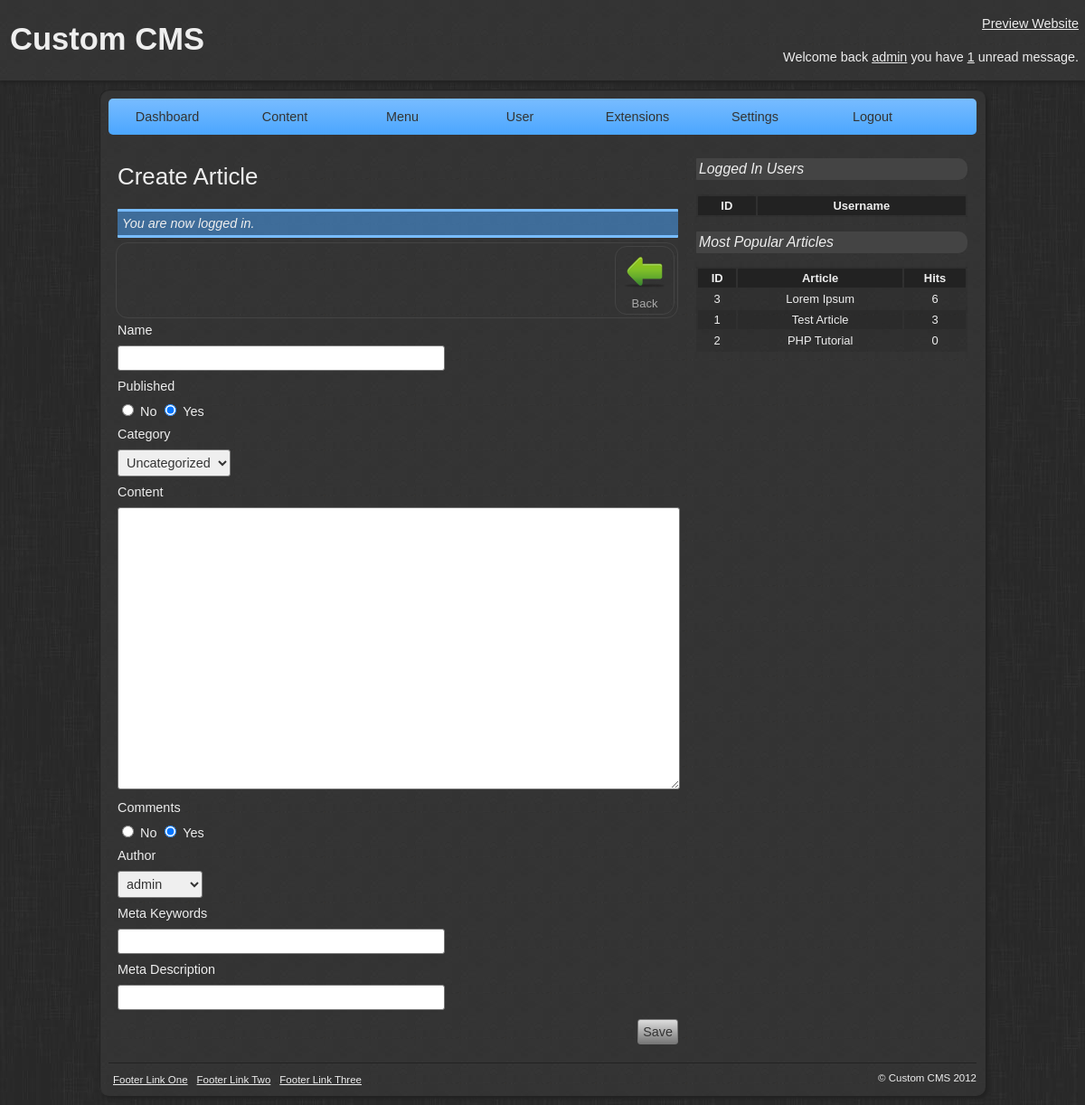
The app's page /admin/create-article.php (signed in) with its own data.
### tables this page shows
CREATE TABLE IF NOT EXISTS `tbl_articles` (
  `id` int(11) NOT NULL AUTO_INCREMENT,
  `author` int(11) NOT NULL,
  `category` int(11) NOT NULL,
  `name` varchar(255) NOT NULL,
  `content` text NOT NULL,
  `keywords` varchar(100) NOT NULL,
  `description` varchar(100) NOT NULL,
  `hits` int(11) NOT NULL,
  `published` int(1) NOT NULL,
  `comments` int(1) NOT NULL,
  `date_modified` datetime NOT NULL,
  `date_created` datetime NOT NULL,
  PRIMARY KEY (`id`)
);

### library/core/mysql.php (called while the page is built, shortened)
<?php
class MySQL {
	private $connection;
	public function open_connection() {
		$this->connection = mysql_connect(DATABASE_SERVER, DATABASE_USERNAME, DATABASE_PASSWORD);
		if(!$this->connection) {
			die("MySQL connection failed: " . mysql_error());
		} else {
			$db_select = mysql_select_db(DATABASE_NAME, $this->connection);
		}
	}
	public function query($sql) {
		$result = mysql_query($sql, $this->connection);
		return $result;
	}
	public function fetch_array($result) {
		return mysql_fetch_array($result);
	}
}
$database = new MySQL();
?>

### library/core/core.php (called while the page is built, shortened)
<?php
class Core {
	protected static $table_name;
	public static function instantiate($record) {
		$object = new $class_name;
		foreach($record as $attribute => $value) {
			if($object->has_attribute($attribute)) {
				$object->$attribute = $value;
			}
		}
		return $object;
	}
	public static function find_all() {
		return static::find_by_sql("SELECT * FROM " . DATABASE_TBL_PREFIX . static::$table_name . " ORDER BY id ASC");
	}
	public static function find_by_id($id=0) {
		$result_array = static::find_by_sql("SELECT * FROM " . DATABASE_TBL_PREFIX . static::$table_name . " WHERE id={$id} LIMIT 1");
		return !empty($result_array) ? array_shift($result_array) : false;
	}
	public static function find_by_sql($sql="") {
		global $database;
		$result = $database->query($sql);
		$object_array = array();
		while($row = $database->fetch_array($result)) {
			$object_array[] = static::instantiate($row);
		}
		return $object_array;
	}
	private function has_attribute($attribute) {
		$object_vars = get_object_vars($this);
		return array_key_exists($attribute, $object_vars);
	}
}
?>

### library/core/permission.php (called while the page is built, shortened)
<?php
class Permission extends Core {
	public static function access($access) {
		global $session;
		$user = User::find_by_id($session->user_id);
	}
}
?>

### library/core/session.php (called while the page is built, shortened)
<?php
class Session {
	private function check_login() {
		if(isset($_SESSION['user_id'])) {
			$this->user_id = $_SESSION['user_id'];
			$this->logged_in = true;
		} else {
			unset($this->user_id);
			$this->logged_in = false;
		}
	}
}
$session = new Session();
?>

### library/core/article.php (called while the page is built, shortened)
<?php
class Article extends Core {
	public static $table_name = 'articles';
	public static function most_popular($number = 3) {
		return static::find_by_sql("SELECT * FROM " . DATABASE_TBL_PREFIX . self::$table_name . " ORDER BY hits DESC LIMIT {$number}");
	}
}
?>

### admin/create-article.php (the view, shortened to what this page needs)
<?php
require_once('../library/load.php');
Permission::access(4);
require(ADMIN_TEMPLATE.'header.php');
?>
<div class="toolbar">
    <a href="./manage-articles.php" class="toolbar-button" title="Back to Manage Articles" onclick="return confirm('Any unsaved changes will be lost. Continue?');"><img src="images/icons/back.png" />Back</a>
</div>
<form action="create-article.php" method="post">
	<label for="name" class="label">Name</label>
	<?php
		if(isset($article->name)) {
			$name = $article->name;
		} else {
			$name = NULL;
		}
	?>
	<input type="text" name="name" id="name" class="textbox input" value="<?php echo $name; ?>" />
	<label for="published" class="label">Published</label>
	<?php
		if(isset($article->published)) {
			if($article->published == 0) {
				$published1 = ' checked';
				$published2 = NULL;
			} else {
				$published1 = NULL;
				$published2 = ' checked';
			}
		} else {
			$published1 = NULL;
			$published2 = ' checked';
		}
	?>
	<input type="radio" name="published" id="published1" class="radio input" value="0"<?php echo $published1; ?> />
	<label for="published1" class="radiolabel">No</label>
	<input type="radio" name="published" id="published2" class="radio input" value="1"<?php echo $published2; ?> />
	<label for="published2" class="radiolabel">Yes</label>
	<label for="category" class="label">Category</label>
	<select name="category" id="category" class="select input">
		<?php
			$categories = Category::find_all();
			foreach($categories as $category):
		?>
		<option value="<?php echo $category->id; ?>"><?php echo $category->name; ?></option>
		<?php endforeach; ?>
	</select>
	<label for="content" class="label">Content</label>
	<?php
		if(isset($article->content)) {
			$content = $article->content;
		} else {
			$content = NULL;
		}
	?>
	<textarea name="content" id="content" class="textarea input editor"><?php echo $content; ?></textarea>
	<label for="comments" class="label">Comments</label>
	<?php
		if(isset($article->comments)) {
			if($article->comments == 0) {
				$comments1 = ' checked';
				$comments2 = NULL;
			} else {
				$comments1 = NULL;
				$comments2 = ' checked';
			}
		} else {
			$comments1 = NULL;
			$comments2 = ' checked';
		}
	?>
	<input type="radio" name="comments" id="comments1" class="radio input" value="0"<?php echo $comments1; ?> />
	<label for="comments1" class="radiolabel">No</label>
	<input type="radio" name="comments" id="comments2" class="radio input" value="1"<?php echo $comments2; ?> />
	<label for="comments2" class="radiolabel">Yes</label>
	<label for="author" class="label">Author</label>
	<select name="author" id="author" class="select input">
		<?php
			$users = User::find_all();
			foreach($users as $user):
			if($session->user_id == $user->id) {
				$selected = ' selected';
			} else {
				$selected = NULL;
			}
		?>
		<option value="<?php echo $user->id; ?>" <?php echo $selected; ?>><?php echo $user->username; ?></option>
		<?php endforeach; ?>
	</select>
	<label for="keywords" class="label">Meta Keywords</label>
	<?php
		if(isset($article->keywords)) {
			$keywords = $article->keywords;
		} else {
			$keywords = NULL;
		}
	?>
	<input type="text" name="keywords" id="keywords" class="textbox input" value="<?php echo $keywords; ?>" />
	<label for="description" class="label">Meta Description</label>
	<?php
		if(isset($article->description)) {
			$description = $article->description;
		} else {
			$description = NULL;
		}
	?>
	<input type="text" name="description" id="description" class="textbox input" value="<?php echo $description; ?>" />
	<div class="buttonset">
    	<input type="submit" name="submit" class="button input" value="Save" />
    </div>
</form>
<?php
require(ADMIN_TEMPLATE.'footer.php');
?>

### templates/admin/newdefault/footer.php
</div>
        <div class="sidebar">
        	<h3>Logged In Users</h3>
            <table class="sidebar-table">
            	<tr>
                    <th>ID</th>
                    <th>Username</th>
                </tr>
            </table>
            <h3>Most Popular Articles</h3>
			<table class="sidebar-table">
				<tr>
					<th>ID</th>
					<th>Article</th>
					<th>Hits</th>
				</tr>
				<?php
					$most_popular_articles = Article::most_popular();
					foreach($most_popular_articles as $mpa):
				?>
				<tr>
					<td><?php echo $mpa->id; ?></td>
					<td><?php echo $mpa->name; ?></td>
					<td><?php echo $mpa->hits; ?></td>
				</tr>
				<?php endforeach; ?>
			</table>
        </div>
        <div class="footer">
            <div class="footer-left">
                <ul>
                    <li><a href="#">Footer Link One</a></li>
                    <li><a href="#">Footer Link Two</a></li>
                    <li><a href="#">Footer Link Three</a></li>
                </ul>
            </div>
            <div class="footer-right">
                <p>&copy; Custom CMS 2012</p>
            </div>
        </div>
    </div>
</body>
</html>

### templates/admin/newdefault/css/style.css (style rules this page uses)
body { margin: 0; padding: 0; font: .9em Arial; background: url('../images/background.jpg') #222; }
.sidebar { width: 300px; float: left; padding: 10px; }
.sidebar h3 { font-size: 1.1em; background: #444; padding: 3px; border-radius: 1px 10px 10px 1px; font-weight: 500; font-style: italic; }
.sidebar-table { width: 100%; font-size: .9em; background: #2F2F2F; background: rgba(11, 11, 11, .1); }
.sidebar-table tr:nth-child(odd) { background: rgba(28, 28, 28, .2); }
.sidebar-table th { background: #222; padding: 3px; border-radius: 1px 1px 0px 0px; }
.sidebar-table td { text-align: center; padding: 3px; }
.footer { width: 960px; padding: 10px 0 0; margin: 10px auto 0px; overflow: hidden; color: #EEE; font-size: .8em; border-top: 1px solid #222; }
.footer-left { float: left; }
.footer-right { float: right; }
.footer p { margin: 0; padding: 0; }
.footer ul { overflow: hidden; text-align: center; list-style: none; margin: 0; padding: 0; }
.footer ul li { float: left; }
.footer ul li a, .footer ul li a:link, .footer ul li a:visited { color: #EEE; display: block; padding: 2px 5px; transition: linear all 0.5s; -moz-transition: linear all 0.5s; -webkit-transition: linear all 0.5s; }
.label { display: block; margin: 9px 0; }
.input { padding: 5px; font-size: 1em; border: 1px solid #777; border-radius: 3px; color: #333; transition: linear all 0.5s; -moz-transition: linear all 0.5s; -webkit-transition: linear all 0.5s; }
.textbox { width: 350px; }
.textarea { width: 610px; height: 150px; }
.editor { width: 610px; height: 300px; }
.button { display: block; float: right; margin: 10px 0px 10px 10px; cursor: pointer; background: -moz-linear-gradient(0% 100% 90deg, #999, #DDD) #999; background: -webkit-gradient(linear, 50% 0%, 50% 100%, from(#DDD), to(#777)); }
.radio { border: none; }
.toolbar { float: right; border: 1px solid #444; padding: 3px; border-radius: 13px; margin: 0 0 5px; width: 614px; }
.toolbar-button, .toolbar-button:link, .toolbar-button:visited { padding: 4px 8px; color: #AAA; text-decoration: none; float: right; border-radius: 13px; margin: 0px 0px 0px 5px; border: 1px solid #444; font-size: .9em; text-align: center; vertical-align: baseline; width: 48px; transition: linear all 0.5s; -moz-transition: linear all 0.5s; -webkit-transition: linear all 0.5s; }
.toolbar-button img { border: none; }

### records on screen
tbl_articles: id "3", name "Lorem Ipsum", hits "6"
tbl_articles: id "1", name "Test Article", hits "3"
tbl_articles: id "2", name "PHP Tutorial", hits "0"

### other values on screen
$_SESSION['user_username'] "admin"
Message::unread_messages($_SESSION['user_id']) "1"
$title "Create Article"
$_SESSION['message'] "You are now logged in."
form field category "Uncategorized"
form field author "admin"
